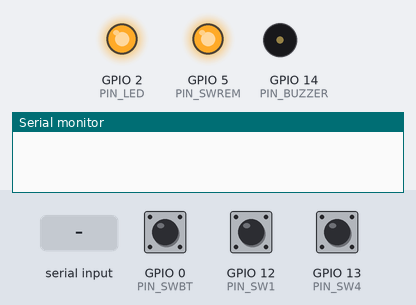
This sketch was run on a simulated ESP8266 (NodeMCU). Shown: output pins drawn as LEDs (lit = HIGH), buzzer (waves = sounding, pin HIGH), the last lines printed to the serial monitor. The test bench sets the inputs (shaded band); at power-on: GPIO 0 (PIN_SWBT) HIGH, GPIO 12 (PIN_SW1) HIGH, GPIO 13 (PIN_SW4) HIGH.

Above: at 1.2 s.
1.3 s: GPIO 0 (PIN_SWBT) pulled LOW for 0.15 s
At 1.4 s:
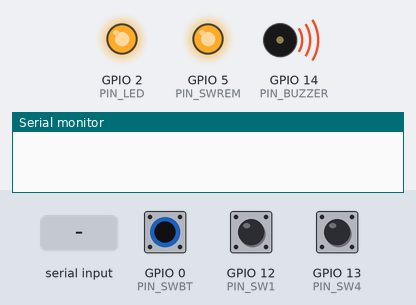
3.2 s: GPIO 12 (PIN_SW1) pulled LOW for 0.15 s
At 4.3 s:
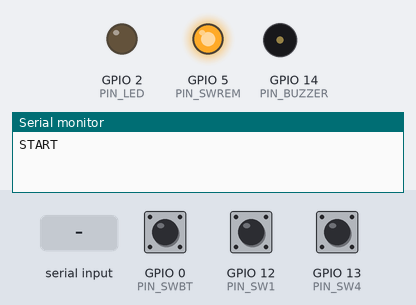
4.9 s: GPIO 13 (PIN_SW4) pulled LOW for 0.15 s
At 5.0 s:
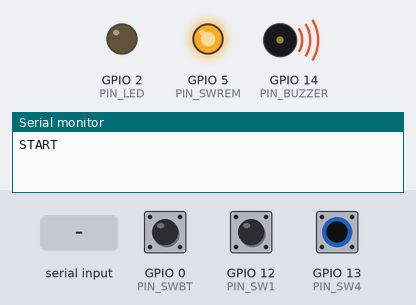
6.6 s: "SHOOT\n" received over Serial
At 6.96 s:
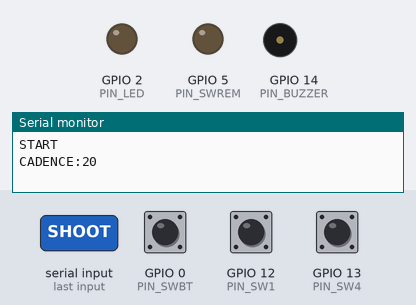
8.5 s: GPIO 12 (PIN_SW1) pulled LOW for 1 s
At 9.5 s:
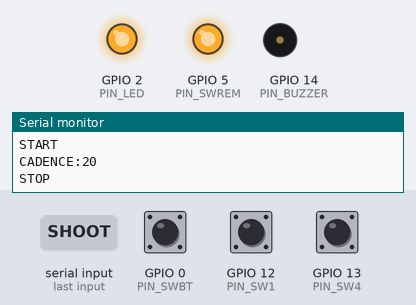
11.0 s: GPIO 12 (PIN_SW1) pulled LOW for 3.2 s
At 12.6 s:
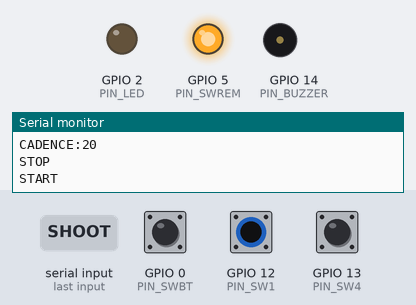
Timing chart, 0 to 14.1 s (numbered marks = the images above; inputs shaded):
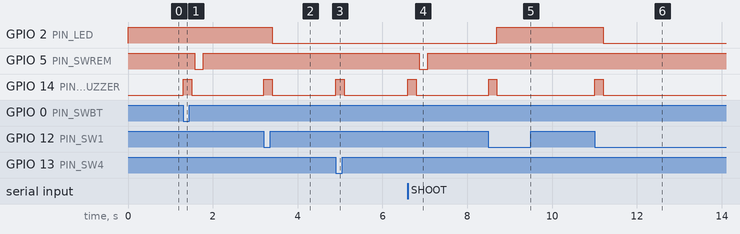

The sketch:

NodeMCU_Remote.ino
```cpp
#include <Arduino.h>
#include <IRremoteESP8266.h>
#include <IRsend.h>

#define PIN_SW1   12  // D6 : Start/Stop cycle
#define PIN_SW4   13  // D7 : Change cadence
#define PIN_SWBT  0   // D3 : Déclenchement manuel
#define PIN_SWREM 5   // D1 : Sortie contact
#define PIN_BUZZER 14 // D5 : Buzzer
#define PIN_LED    2  // D4 : LED embarquée
#define PIN_IR_LED 4  // D2 : LED IR

IRsend irsend(PIN_IR_LED);
uint16_t nikonPulse[] = {2000, 27850, 390, 1580, 410, 3580, 400, 63200};

const int cadences[] = {0, 10, 20, 30, 40};
int cadenceIndex = 1;
bool isRunning = false;

void setup() {
  Serial.begin(9600);
  irsend.begin();

  pinMode(PIN_SW1, INPUT_PULLUP);
  pinMode(PIN_SW4, INPUT_PULLUP);
  pinMode(PIN_SWBT, INPUT_PULLUP);
  pinMode(PIN_SWREM, OUTPUT); digitalWrite(PIN_SWREM, HIGH);
  pinMode(PIN_BUZZER, OUTPUT); digitalWrite(PIN_BUZZER, LOW);
  pinMode(PIN_LED, OUTPUT); digitalWrite(PIN_LED, HIGH); // LED ON = repos
}

void loop() {
  static bool lastSW1 = HIGH, lastSW4 = HIGH, lastSWBT = HIGH;
  bool currSW1 = digitalRead(PIN_SW1);
  bool currSW4 = digitalRead(PIN_SW4);
  bool currSWBT = digitalRead(PIN_SWBT);

  if (lastSW4 == HIGH && currSW4 == LOW) {
    cadenceIndex = (cadenceIndex + 1) % 5;
    signalBip();
    Serial.print("CADENCE:");
    Serial.println(cadences[cadenceIndex]);
  }

  if (lastSW1 == HIGH && currSW1 == LOW) {
    isRunning = !isRunning;
    signalBip();
    digitalWrite(PIN_LED, !isRunning); // LED OFF = en cours
    Serial.println(isRunning ? "START" : "STOP");
  }

  if (lastSWBT == HIGH && currSWBT == LOW) {
    declencher();
  }

  lastSW1 = currSW1;
  lastSW4 = currSW4;
  lastSWBT = currSWBT;

  if (Serial.available()) {
    String msg = Serial.readStringUntil('\n');
    msg.trim();
    if (msg == "SHOOT") {
      declencher(); // émission IR + contact
    }
  }
}

void declencher() {
  signalBip();
  irsend.sendRaw(nikonPulse, sizeof(nikonPulse) / sizeof(nikonPulse[0]), 38);
  digitalWrite(PIN_SWREM, LOW);
  delay(200);
  digitalWrite(PIN_SWREM, HIGH);
}

void signalBip() {
  digitalWrite(PIN_BUZZER, HIGH);
  delay(200);
  digitalWrite(PIN_BUZZER, LOW);
}
```

Measured:
- after the input at 1.3 s, GPIO 5 (PIN_SWREM): HIGH → LOW after 0.27 s, → HIGH 0.20 s later; GPIO 14 (PIN_BUZZER): LOW → HIGH at once, → LOW 0.20 s later
- after the input at 3.2 s, GPIO 2 (PIN_LED): HIGH → LOW after 0.20 s; GPIO 14 (PIN_BUZZER): LOW → HIGH at once, → LOW 0.20 s later
- after the input at 4.9 s, GPIO 14 (PIN_BUZZER): LOW → HIGH at once, → LOW 0.20 s later
- after the input at 6.6 s, GPIO 5 (PIN_SWREM): HIGH → LOW after 0.27 s, → HIGH 0.20 s later; GPIO 14 (PIN_BUZZER): LOW → HIGH at once, → LOW 0.20 s later
- after the input at 8.5 s, GPIO 2 (PIN_LED): LOW → HIGH after 0.20 s; GPIO 14 (PIN_BUZZER): LOW → HIGH at once, → LOW 0.20 s later
- after the input at 11.0 s, GPIO 2 (PIN_LED): HIGH → LOW after 0.20 s; GPIO 14 (PIN_BUZZER): LOW → HIGH at once, → LOW 0.20 s later
